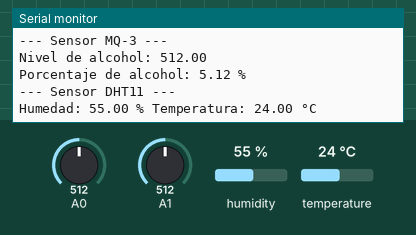
Recording of a sketch running on a simulated Arduino Uno, built with avr-gcc and run on an emulated ATmega328P. On the bench: the last lines printed to the serial monitor. The inputs (shaded band) are chosen by the test bench; at power-on: A1 = 512, A0 = 512, humidity 55 %, temperature 24 °C.

Above: at 16.1 s.
16.2 s: A1 set to 106
At 20.1 s:
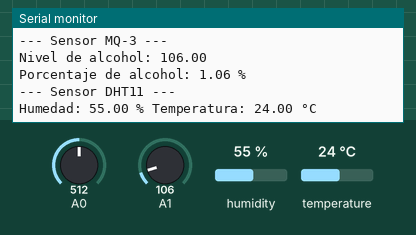
25.0 s: A1 set to 90
At 26.2 s:
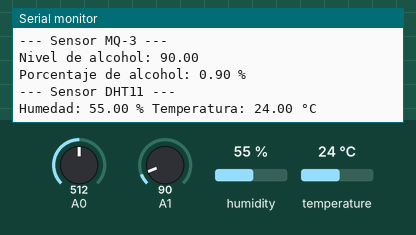
Timing chart, 0 to 28.0 s (numbered marks = the images above; inputs shaded):
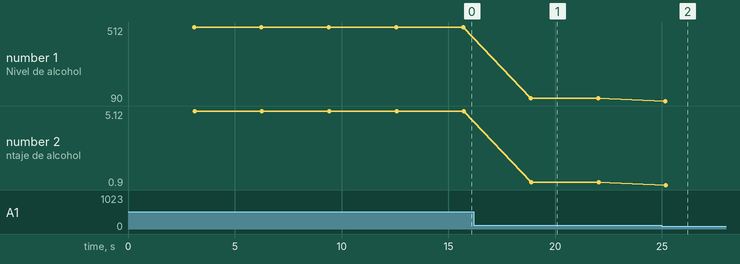

The sketch:

mq3_mq135_dht11.ino
```cpp
#include <DHT.h>

#define DHTTYPE DHT11
#define DHTPIN 9

DHT dht(DHTPIN, DHTTYPE);

float valor_alcohol;

void setup() {
  // put your setup code here, to run once:
  Serial.begin(9600);
  dht.begin();
}

void loop() {
  // put your main code here, to run repeatedly:
  // 0.4 segundos
  delay(3000);
  valor_alcohol = analogRead(A1);
  float percent = (valor_alcohol/100);
  float humidity = dht.readHumidity();
  float temperature = dht.readTemperature();
  int s_analogica_mq135 = analogRead(A0);

  Serial.println("\n--- Sensor MQ-135 ---");
  Serial.print("CO2 Valor: ");
  Serial.print(s_analogica_mq135);
  Serial.println(" ppm");
  Serial.println();
  Serial.println("\n--- Sensor MQ-3 ---");
  Serial.print("Nivel de alcohol: ");
  Serial.println(valor_alcohol);
  Serial.print("Porcentaje de alcohol: ");
  Serial.print(percent);
  Serial.print(" %");

  if( isnan(humidity) || isnan(temperature)){
    Serial.println("ERROR EN EL SENSOR!!!");
    return;
  }

  Serial.println("\n--- Sensor DHT11 ---");
  Serial.print("Humedad: ");
  Serial.print(humidity);
  Serial.print(" % Temperatura: ");
  Serial.print(temperature);
  Serial.println(" °C");
  Serial.println();
}
```

Measured:
- after the input at 16.2 s, the serial monitor: prints a new line after 2.7 s (image 1)
- after the input at 25.0 s, the serial monitor: prints a new line after 0.16 s (image 2)
- plotted number 1: 512 → 106 after the input at 16.2 s, 106 → 90 after the input at 25.0 s
- plotted number 2: 5.12 → 1.06 after the input at 16.2 s, 1.06 → 0.9 after the input at 25.0 s
